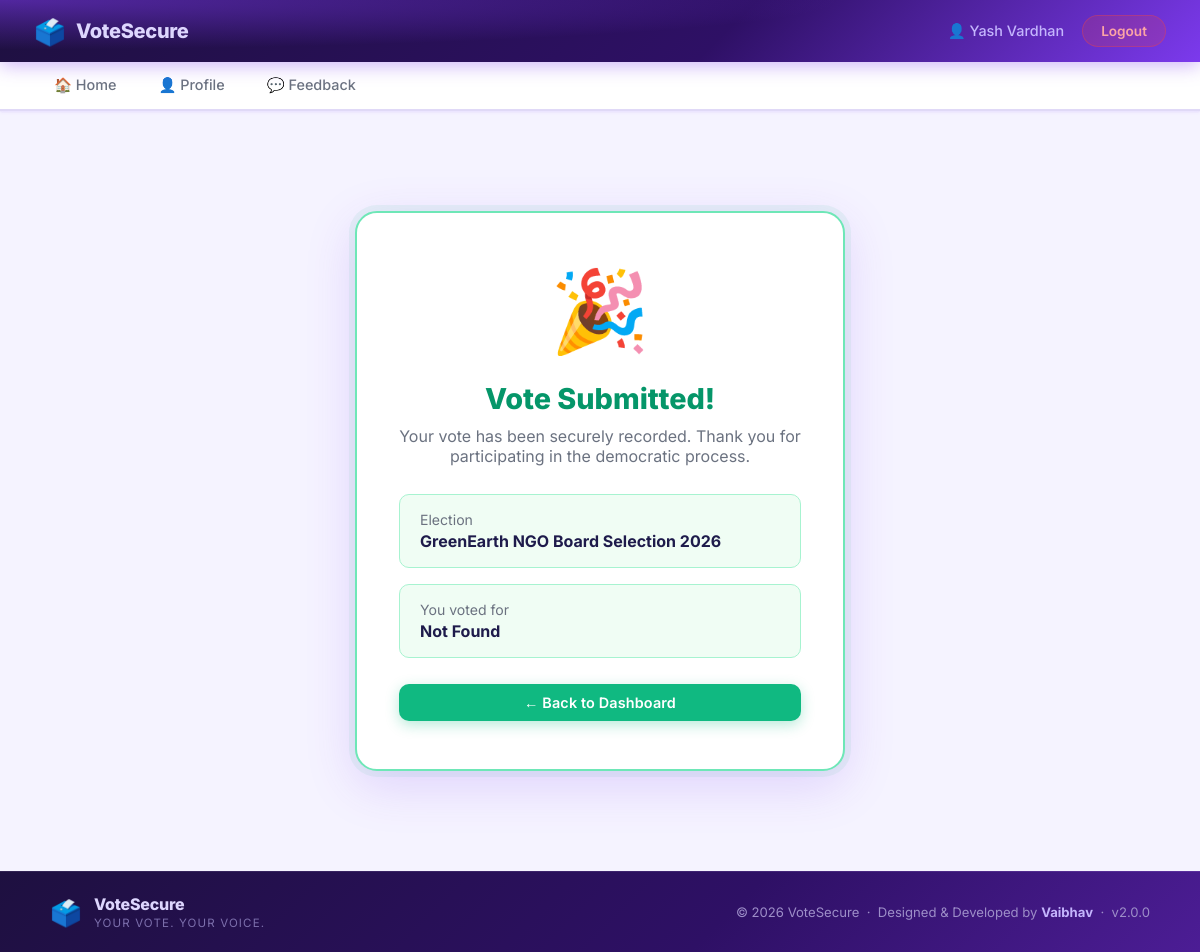
Page /voter/vote_success.php?election=4 (signed in) on the committed database.
### tables this page shows
CREATE TABLE `users` (
  `id` int(11) NOT NULL,
  `name` varchar(100) DEFAULT NULL,
  `email` varchar(100) DEFAULT NULL,
  `password` varchar(255) DEFAULT NULL,
  `election_card` varchar(20) DEFAULT NULL,
  `mobile` varchar(15) DEFAULT NULL,
  `has_voted` tinyint(4) DEFAULT 0,
  `created_at` timestamp NOT NULL DEFAULT current_timestamp(),
  `type` varchar(50) NOT NULL DEFAULT 'College'
);

CREATE TABLE `elections` (
  `id` int(11) NOT NULL,
  `title` varchar(255) NOT NULL,
  `type` varchar(100) NOT NULL,
  `start_date` date NOT NULL,
  `end_date` date NOT NULL,
  `status` varchar(20) DEFAULT 'Inactive',
  `winner_id` int(11) DEFAULT NULL
);

### voter/vote_success.php (the view, shortened to what this page needs)
<?php
include("../config/database.php");
$uid         = (int)$_SESSION['user'];
$election_id = (int)$_GET['election'];
$stmt = $conn->prepare("SELECT title FROM elections WHERE id = ?");
$stmt->bind_param("i", $election_id);
$stmt->execute();
$election = $stmt->get_result()->fetch_assoc();
$stmt = $conn->prepare(
    "SELECT c.name
     FROM votes v
     JOIN candidates c ON v.candidate_id = c.id
     WHERE v.user_id = ? AND v.election_id = ?
     ORDER BY v.id DESC
     LIMIT 1"
);
$stmt->bind_param("ii", $uid, $election_id);
$stmt->execute();
$candidate = $stmt->get_result()->fetch_assoc();
include("includes/header.php");
?>
<div class="status-page">
    <div class="success-card">
        <div class="status-icon">🎉</div>
        <h1 style="color:#059669;">Vote Submitted!</h1>
        <p>Your vote has been securely recorded. Thank you for participating in the democratic process.</p>
        <div class="success-detail">
            <p>Election</p>
            <strong><?php echo htmlspecialchars($election['title'] ?? 'N/A'); ?></strong>
        </div>
        <div class="success-detail">
            <p>You voted for</p>
            <strong><?php echo htmlspecialchars($candidate['name'] ?? 'Not Found'); ?></strong>
        </div>
        <a href="dashboard.php" class="btn btn-success" style="width:100%;text-align:center;margin-top:10px;">
            ← Back to Dashboard
        </a>
    </div>
</div>
<?php include("includes/footer.php"); ?>

### voter/includes/header.php (shortened to what this page needs)
<?php
$uid  = (int)$_SESSION['user'];
$stmt = $conn->prepare("SELECT name FROM users WHERE id = ?");
$stmt->bind_param("i", $uid);
$stmt->execute();
$result = $stmt->get_result();
$me     = $result->fetch_assoc();
$voter_name = htmlspecialchars($me['name'] ?? 'Voter');
?>
<!DOCTYPE html>
<html lang="en">
<head>
    <link rel="stylesheet" href="../assets/css/voter.css">
</head>
<body>
<header class="top-header">
    <div class="brand">
        <span class="brand-icon">🗳️</span>
        <span class="brand-name">VoteSecure</span>
    </div>
    <div class="header-right">
        <span class="welcome-text">👤 <?php echo $voter_name; ?></span>
        <a href="logout.php" class="logout-btn">Logout</a>
    </div>
</header>
<nav class="navbar">
    <a href="dashboard.php" class="nav-link <?php echo (basename($_SERVER['PHP_SELF'])=='dashboard.php')?'active':''; ?>">🏠 Home</a>
    <a href="profile.php"   class="nav-link <?php echo (basename($_SERVER['PHP_SELF'])=='profile.php') ?'active':''; ?>">👤 Profile</a>
    <a href="feedback.php"  class="nav-link <?php echo (basename($_SERVER['PHP_SELF'])=='feedback.php') ?'active':''; ?>">💬 Feedback</a>
</nav>
<main class="main-content">

### assets/css/voter.css (style rules this page uses)
:root { --primary: #7c3aed; --primary-dark: #6d28d9; --primary-deeper: #5b21b6; --primary-light: #ede9fe; --primary-glow: rgba(124,58,237,.22); --accent: #f59e0b; --accent-dark: #d97706; --accent-light: #fef3c7; --success: #10b981; --success-dark: #059669; --danger: #ef4444; --danger-dark: #dc2626; --warning: #f59e0b; --text-main: #1e1b4b; --text-muted: #6b7280; --bg-page: #f5f3ff; --bg-card: #ffffff; --border: #e0d9f7; --radius-sm: 10px; --radius-md: 16px; --radius-lg: 22px; --shadow-sm: 0 1px 4px rgba(124,58,237,.08), 0 1px 2px rgba(124,58,237,.05); --shadow-md: 0 4px 18px rgba(124,58,237,.13); --shadow-lg: 0 14px 50px rgba(124,58,237,.18); --transition: 0.22s ease; }
*, *::before, *::after { box-sizing: border-box; margin: 0; padding: 0; }
body { font-family: 'Inter', Arial, sans-serif; background: var(--bg-page); color: var(--text-main); min-height: 100vh; display: flex; flex-direction: column; }
a { color: var(--primary); text-decoration: none; }
.top-header { background: radial-gradient(ellipse 70% 80% at 0% 0%, rgba(124,58,237,.55), transparent), linear-gradient(135deg, #1e1040 0%, #2e1065 60%, #7c3aed 100%); color: #fff; padding: 15px 34px; display: flex; align-items: center; justify-content: space-between; box-shadow: 0 3px 18px rgba(124,58,237,.4); position: sticky; top: 0; z-index: 100; }
.brand { display: flex; align-items: center; gap: 10px; }
.brand-icon { font-size: 1.6rem; }
.brand-name { font-size: 1.25rem; font-weight: 800; letter-spacing: -.3px; color: #ddd6fe; }
.header-right { display: flex; align-items: center; gap: 18px; }
.welcome-text { font-size: .9rem; color: #c4b5fd; font-weight: 500; }
.logout-btn { background: rgba(239,68,68,.18); color: #fca5a5; border: 1px solid rgba(239,68,68,.35); padding: 7px 18px; border-radius: 50px; font-size: .85rem; font-weight: 600; transition: background var(--transition), color var(--transition); text-decoration: none; }
.navbar { background: #fff; border-bottom: 2px solid var(--border); padding: 0 34px; display: flex; gap: 2px; box-shadow: var(--shadow-sm); }
.nav-link { display: inline-block; padding: 14px 20px; font-size: .9rem; font-weight: 500; color: var(--text-muted); text-decoration: none; border-bottom: 3px solid transparent; transition: color var(--transition), border-color var(--transition); margin-bottom: -2px; }
.main-content { flex: 1; padding: 40px 34px; max-width: 1100px; width: 100%; margin: 0 auto; }
.btn { display: inline-block; padding: 10px 24px; border-radius: var(--radius-sm); font-size: .9rem; font-weight: 600; cursor: pointer; border: none; text-decoration: none; transition: background var(--transition), transform var(--transition), box-shadow var(--transition); font-family: inherit; letter-spacing: .01em; }
.btn-success { background: var(--success); color: #fff; box-shadow: 0 4px 14px rgba(16,185,129,.3); }
.status-page { display: flex; flex-direction: column; align-items: center; justify-content: center; text-align: center; padding: 60px 20px; }
.status-icon { font-size: 5rem; margin-bottom: 22px; animation: bounce 1.1s ease infinite alternate; }
.status-page h1 { font-size: 1.8rem; font-weight: 800; margin-bottom: 10px; }
.status-page p { font-size: 1rem; color: var(--text-muted); margin-bottom: 28px; max-width: 420px; }
.success-card { background: #fff; border: 2px solid #6ee7b7; border-radius: var(--radius-lg); padding: 48px 42px; box-shadow: var(--shadow-lg), 0 0 0 6px rgba(16,185,129,.07); max-width: 490px; width: 100%; }
.success-detail { background: #f0fdf4; border: 1px solid #a7f3d0; border-radius: var(--radius-sm); padding: 16px 20px; margin: 16px 0; text-align: left; }
.success-detail p { font-size: .88rem; color: var(--text-muted); margin-bottom: 3px; }
.success-detail strong { font-size: 1rem; color: var(--text-main); }

### rows in the picture
users: name "Yash Vardhan"
elections: title "GreenEarth NGO Board Selection 2026"

### other values in the picture
$candidate['name'] "Not Found"
